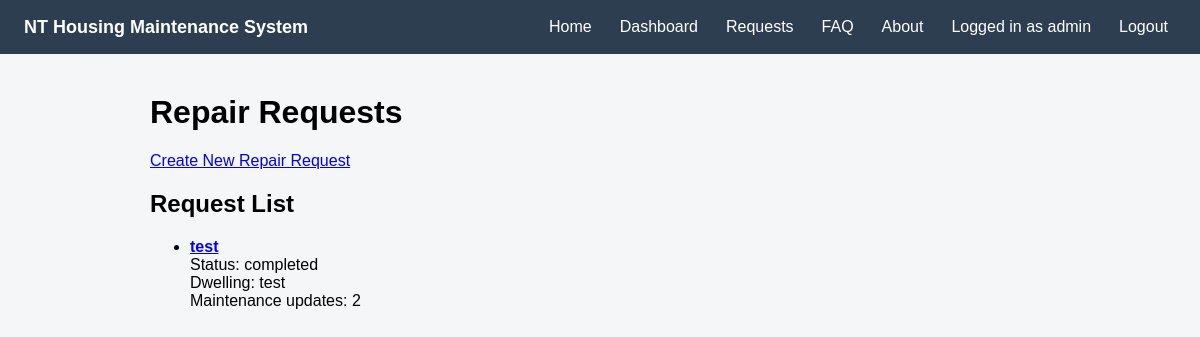
Screenshot of /requests/ (signed in) with the database file from the repository.
### housing/models.py (models this page shows, shortened)
class RepairRequest(models.Model):
    STATUS_CHOICES = [
        ("pending", "Pending"),
        ("in_progress", "In Progress"),
        ("completed", "Completed"),
    ]
    objects = RepairRequestQuerySet.as_manager()
    dwelling = models.ForeignKey(Dwelling, on_delete=models.CASCADE)
    tenant = models.ForeignKey(Tenant, on_delete=models.CASCADE)
    category = models.ForeignKey(Category, on_delete=models.CASCADE)
    created_by = models.ForeignKey(
        User,
        on_delete=models.CASCADE,
        related_name="repair_requests",
        null=True,
        blank=True,
    )
    title = models.CharField(max_length=200)
    description = models.TextField()
    status = models.CharField(
        max_length=20,
        choices=STATUS_CHOICES,
        default="pending",
    )
    created_at = models.DateTimeField(auto_now_add=True)
    updated_at = models.DateTimeField(auto_now=True)

class Dwelling(models.Model):
    community = models.ForeignKey(Community, on_delete=models.CASCADE)
    address = models.CharField(max_length=255)
    dwelling_code = models.CharField(max_length=50)

### housing/views.py (the view)
class RepairRequestListView(LoginRequiredMixin, RepairRequestAccessMixin, ListView):
    model = RepairRequest
    template_name = "housing/repair_request_list.html"
    context_object_name = "requests"
    login_url = "/login/"
    def get_queryset(self):
        return (
            self.get_accessible_requests()
            .select_related(
                "category",
                "dwelling",
                "tenant__user"
            )
            .prefetch_related("updates")
            .with_update_count()
            .order_by("-created_at")
        )

### housing/models.py (called while the page is built)
    def with_update_count(self):
        return self.annotate(update_count=Count("updates"))

### housing/services.py (called while the page is built)
    @staticmethod
    def is_staff_or_superuser(user):
        return (
            user.is_authenticated
            and (
                user.is_staff
                or user.is_superuser
            )
        )

### housing/views.py (called while the page is built)
    def get_accessible_requests(self):
        if PermissionService.is_staff_or_superuser(self.request.user):
            return RepairRequest.objects.all()
        return RepairRequest.objects.filter(
            Q(created_by=self.request.user) |
            Q(tenant__user=self.request.user)
        ).distinct()

### housing/templates/housing/repair_request_list.html
{% extends "housing/base.html" %}
{% block content %}
<div class="container">
    <h1>Repair Requests</h1>
    <p>
        <a href="{% url 'repair-request-create' %}">
            Create New Repair Request
        </a>
    </p>
    {% if requests %}
        <h2>Request List</h2>
        <ul>
            {% for request in requests %}
                <li>
                    <a href="{% url 'repair-request-detail' request.pk %}">
                        <strong>{{ request.title }}</strong>
                    </a>
                    <br>
                    Status: {{ request.status }}
                    <br>
                    Dwelling: {{ request.dwelling.address }}
                    <br>
                    Maintenance updates: {{ request.update_count }}
                </li>
                <br>
            {% endfor %}
        </ul>
    {% else %}
        <p>No repair requests found.</p>
    {% endif %}
</div>
{% endblock %}

### housing/templates/housing/base.html (shortened to what this page needs)
<!DOCTYPE html>
<html>
<head>
</head>
<body>
    <header class="header">
        <div class="header-inner">
            <div class="brand">NT Housing Maintenance System</div>
            <nav class="nav">
                <a href="{% url 'home' %}">Home</a>
                <a href="{% url 'dashboard' %}">Dashboard</a>
                <a href="{% url 'repair-request-list' %}">Requests</a>
                <a href="{% url 'faq' %}">FAQ</a>
                <a href="{% url 'about' %}">About</a>
                {% if user.is_authenticated %}
                    <span>Logged in as {{ user.username }}</span>
                    <form method="post" action="{% url 'logout' %}" class="logout-form">
                        <button type="submit" class="logout-button">
                            Logout
                        </button>
                    </form>
                {% else %}
                    <a href="{% url 'register' %}">Register</a>
                    <a href="{% url 'login' %}">Login</a>
                {% endif %}
            </nav>
        </div>
    </header>
    <main>
        {% block content %}{% endblock %}
    </main>
</body>
</html>

### housing/templates/housing/base.html (style rules this page uses)
body { font-family: Arial, sans-serif; background: #f4f6f8; margin: 0; }
.header { background: #2c3e50; color: #fff; padding: 12px 24px; display: flex; align-items: center; }
.brand { font-size: 18px; font-weight: 600; }
.header-inner { display: flex; align-items: center; justify-content: space-between; width: 100%; }
.nav { display: flex; gap: 12px; align-items: center; }
.nav a { color: #fff; text-decoration: none; padding: 6px 8px; }
.nav span { color: #fff; padding: 6px 8px; }
.logout-form { display: inline; margin: 0; }
.logout-button { background: none; border: none; color: #fff; cursor: pointer; font: inherit; padding: 6px 8px; }
.container { max-width: 900px; margin: 40px auto; padding: 0 20px; }

### rows the page displays
RepairRequest: title "test", status "completed", dwelling.address "test", update_count "2"

### other values shown
{{ user.username }} "admin"
